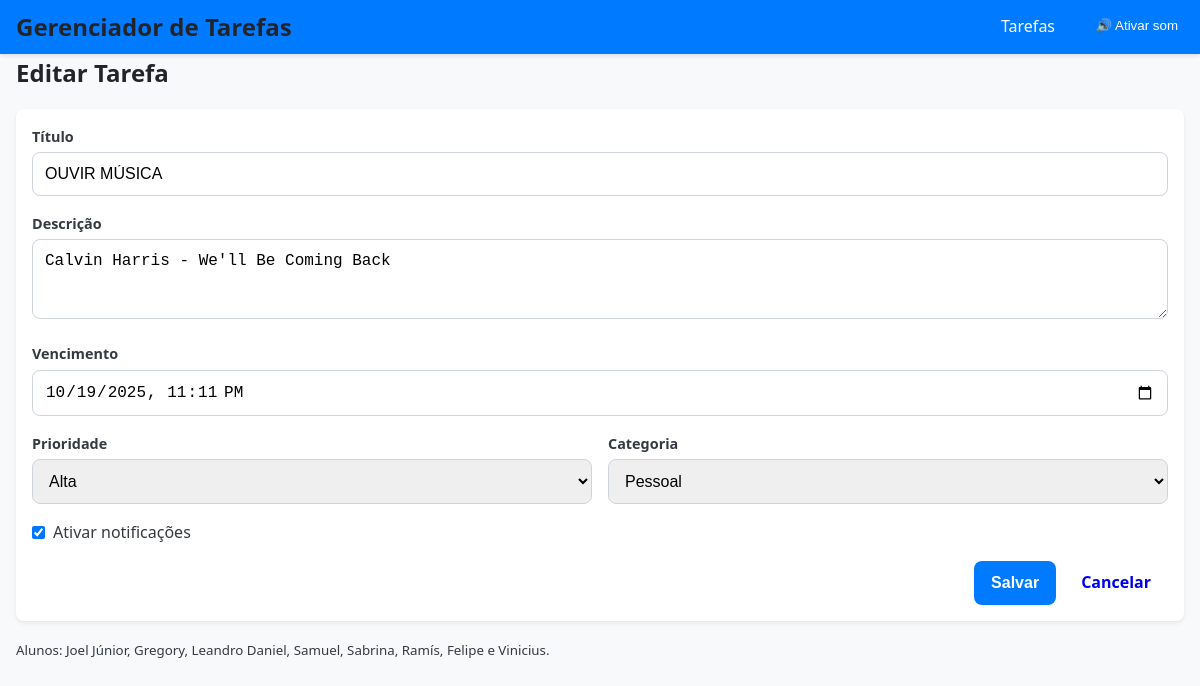
Page /edit_task/8 on the committed database.
### tables this page shows
CREATE TABLE tasks(
        id INTEGER PRIMARY KEY AUTOINCREMENT,
        title TEXT NOT NULL,
        description TEXT,
        due TEXT, -- ISO datetime string or NULL
        priority TEXT CHECK(priority IN ('Baixa','Média','Alta')) DEFAULT 'Baixa',
        category_id INTEGER,
        notify INTEGER DEFAULT 1,
        notified INTEGER DEFAULT 0,
        FOREIGN KEY(category_id) REFERENCES categories(id)
    );

### app.py (the view, shortened to what this page needs)
@app.route('/edit_task/<int:task_id>', methods=['GET','POST'])
def edit_task(task_id):
    row = trabalho.db_execute("SELECT t.id,t.title,t.description,t.due,t.priority,c.title, t.notify, t.notified FROM tasks t LEFT JOIN categories c ON t.category_id = c.id WHERE t.id=?", (task_id,), fetch=True)
    if not row:
        flash('Tarefa não encontrada','error')
        return redirect(url_for('index'))
    existing = row[0]
    task = {
        'id': existing[0], 'title': existing[1], 'description': existing[2] or '',
        'due': existing[3] or '', 'priority': existing[4] or 'Baixa',
        'category': existing[5], 'notify': bool(existing[6])
    }
    cats = trabalho.get_categories()
    return render_template('form_task.html', task=task, categories=cats, priorities=trabalho.PRIORITIES)

### trabalho.py (called while the page is built)
def db_execute(query, params=(), fetch=False, many=False):
    conn = sqlite3.connect(DB)
    c = conn.cursor()
    if many:
        c.executemany(query, params)
    else:
        c.execute(query, params)
    if fetch:
        rows = c.fetchall()
        conn.close()
        return rows
    conn.commit()
    conn.close()

def get_categories():
    return db_execute("SELECT id, title, description FROM categories ORDER BY title", fetch=True)

### templates/form_task.html (shortened to what this page needs)
{% extends "base.html" %}
{% block content %}
<h2>{{ 'Editar Tarefa' if task else 'Nova Tarefa' }}</h2>
<form class="card task-form" method="post">
  <div class="form-group">
    <label for="title">Título</label>
    <input id="title" name="title" required value="{{ task.title if task else '' }}">
  </div>
  <div class="form-group">
    <label for="description">Descrição</label>
    <textarea id="description" name="description" rows="3">{{ task.description if task else '' }}</textarea>
  </div>
  <div class="form-group">
    <label for="due">Vencimento</label>
    <input id="due" name="due" type="datetime-local" placeholder="YYYY-MM-DDTHH:MM" value="{{ task.due if task else '' | replace(' ', 'T') }}">
  </div>
  <div class="form-row">
    <div class="form-group">
      <label for="priority">Prioridade</label>
      <select id="priority" name="priority">
        {% for p in priorities %}
        <option value="{{ p }}" {% if task and task.priority==p %}selected{% endif %}>{{ p }}</option>
        {% endfor %}
      </select>
    </div>
    <div class="form-group">
      <label for="category">Categoria</label>
      <select id="category" name="category">
        {% for c in categories %}
        <option value="{{ c[0] }}" {% if task and task.category==c[1] %}selected{% endif %}>{{ c[1] }}</option>
        {% endfor %}
      </select>
    </div>
  </div>
  <div class="form-group checkbox-group">
    <label>
        <input type="checkbox" name="notify" {% if task and task.notify %}checked{% elif not task %}checked{% endif %}> Ativar notificações
    </label>
  </div>
  <div class="form-actions">
    <button class="btn primary" type="submit">Salvar</button>
    <a class="btn" href="{{ url_for('index') }}">Cancelar</a>
  </div>
</form>
{% endblock %}

### static/style.css (style rules this page uses)
:root { --color-primary: #007bff; --color-primary-dark: #0056b3; --color-secondary: #6c757d; --color-success: #28a745; --color-danger: #dc3545; --color-warning: #ffc107; --background-color: #f8f9fa; --color-text: #343a40; --border-radius: 0.5rem; --spacing: 1rem; }
*, *::before, *::after { box-sizing: border-box; margin: 0; padding: 0; }
body { font-family: 'Segoe UI', Tahoma, Geneva, Verdana, sans-serif; background-color: #f8f9fa; color: var(--color-text); line-height: 1.6; }
h1, h2, h3 { margin-bottom: var(--spacing); color: #212529; }
.btn { display: inline-block; padding: 0.5rem 1rem; font-size: 1rem; font-weight: 600; text-align: center; cursor: pointer; border: 1px solid transparent; border-radius: var(--border-radius); text-decoration: none; transition: all 0.2s; }
.btn.primary { background-color: var(--color-primary); color: white; }
.card { background-color: white; padding: var(--spacing); border-radius: var(--border-radius); box-shadow: 0 0.125rem 0.25rem rgba(0,0,0,0.075); margin-bottom: var(--spacing); }
.card label { display: block; font-weight: 600; margin-bottom: 0.25rem; font-size: 0.9rem; }
.form-group { margin-bottom: var(--spacing); }
.form-group input, .form-group textarea, .form-group select { width: 100%; padding: 0.75rem; border: 1px solid #ced4da; border-radius: var(--border-radius); font-size: 1rem; transition: border-color 0.2s; }
.checkbox-group label { display: flex; align-items: center; font-weight: normal; font-size: 1rem; cursor: pointer; }
.checkbox-group input[type="checkbox"] { width: auto; margin-right: 0.5rem; }
.form-actions { display: flex; gap: 0.5rem; justify-content: flex-end; margin-top: var(--spacing); }
.form-row { display: flex; gap: var(--spacing); }
.form-row .form-group { flex: 1; }

### rows in the picture
tasks: title "OUVIR MÚSICA", description "Calvin Harris - We'll Be Coming Back", due "10/19/2025 23:11", priority "Alta", notify "☑"

### other values in the picture
{{ 'Editar Tarefa' if task else 'Nova Tarefa' }} "Editar Tarefa"
form field category "Pessoal"
